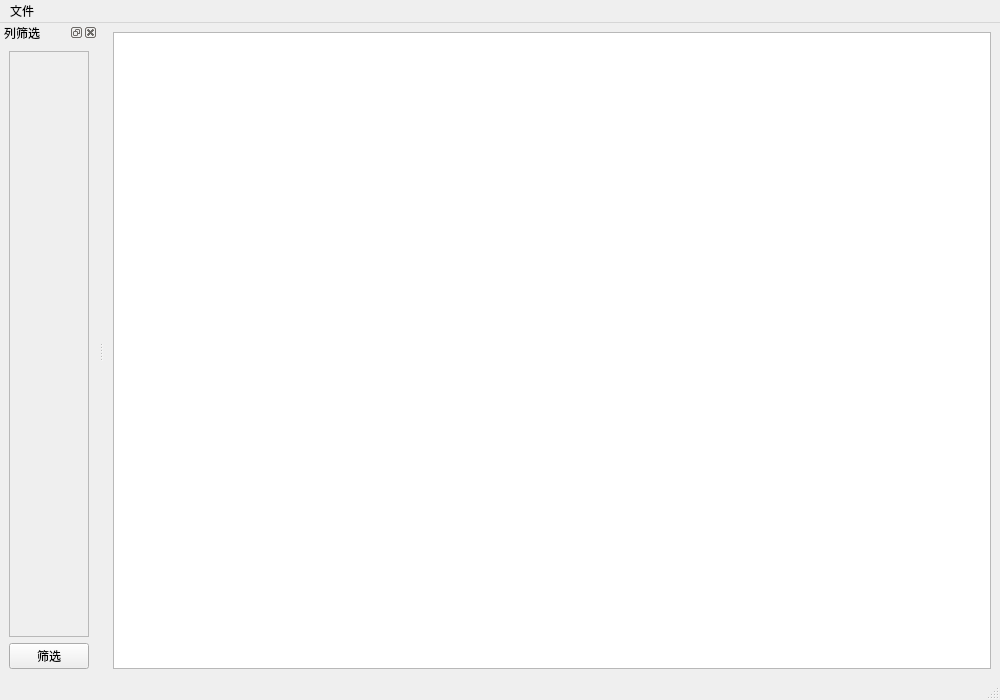
<?xml version="1.0" encoding="UTF-8"?>
<ui version="4.0">
 <class>MainWindow</class>
 <widget class="QMainWindow" name="MainWindow">
  <property name="geometry">
   <rect>
    <x>0</x>
    <y>0</y>
    <width>1000</width>
    <height>700</height>
   </rect>
  </property>
  <property name="windowTitle">
   <string>CSV Viewer</string>
  </property>
  <widget class="QWidget" name="centralwidget">
   <layout class="QVBoxLayout" name="verticalLayout">
    <item>
     <widget class="QTableView" name="tableView"/>
    </item>
   </layout>
  </widget>
  <widget class="QDockWidget" name="filterDockWidget">
   <attribute name="dockWidgetArea">
    <number>1</number>
   </attribute>
   <property name="windowTitle">
    <string>列筛选</string>
   </property>
   <property name="features">
    <set>QDockWidget::DockWidgetClosable|QDockWidget::DockWidgetMovable|QDockWidget::DockWidgetFloatable</set>
   </property>
   <widget class="QWidget" name="dockWidgetContents">
    <layout class="QVBoxLayout" name="verticalLayout_2">
     <item>
      <widget class="QScrollArea" name="filterScrollArea">
       <property name="widgetResizable">
        <bool>true</bool>
       </property>
       <widget class="QWidget" name="filterContentWidget">
        <property name="geometry">
         <rect>
          <x>0</x>
          <y>0</y>
          <width>200</width>
          <height>400</height>
         </rect>
        </property>
        <layout class="QVBoxLayout" name="filterLayout">
         <item>
          <spacer name="verticalSpacer">
           <property name="orientation">
            <enum>Qt::Vertical</enum>
           </property>
           <property name="sizeHint" stdset="0">
            <size>
             <width>20</width>
             <height>40</height>
            </size>
           </property>
          </spacer>
         </item>
        </layout>
       </widget>
      </widget>
     </item>
     <item>
      <widget class="QPushButton" name="filterButton">
       <property name="text">
        <string>筛选</string>
       </property>
      </widget>
     </item>
    </layout>
   </widget>
  </widget>
  <widget class="QMenuBar" name="menubar">
   <property name="geometry">
    <rect>
     <x>0</x>
     <y>0</y>
     <width>1000</width>
     <height>21</height>
    </rect>
   </property>
   <widget class="QMenu" name="menuFile">
    <property name="title">
     <string>文件</string>
    </property>
    <addaction name="actionOpen"/>
   </widget>
   <addaction name="menuFile"/>
  </widget>
  <widget class="QStatusBar" name="statusbar"/>
  <action name="actionOpen">
   <property name="text">
    <string>打开</string>
   </property>
  </action>
 </widget>
 <resources/>
 <connections/>
</ui>
